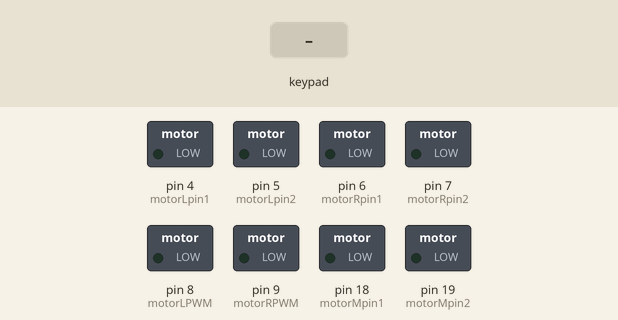
The sketch below on a simulated Arduino Uno, built with avr-gcc and run on an emulated ATmega328P. On the bench: switched loads named in the sketch (green lamp = pin HIGH). The test bench sets the inputs (shaded band). What the sketch prints to the serial monitor is not drawn.

Above: at 1.2 s.
1.3 s: key 'U' pressed
At 2.9 s:
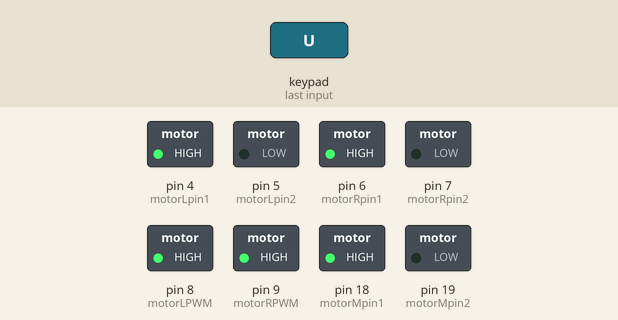
3.2 s: key 'D' pressed
At 4.1 s:
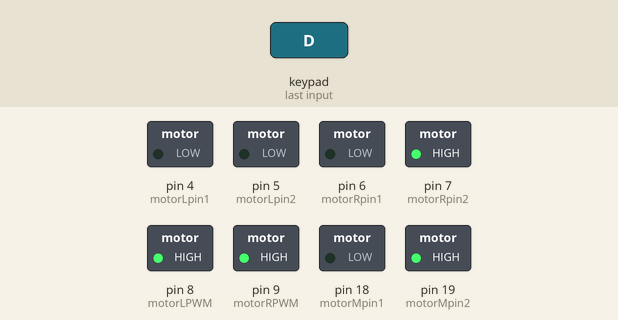
5.1 s: key 'O' pressed
At 6.3 s:
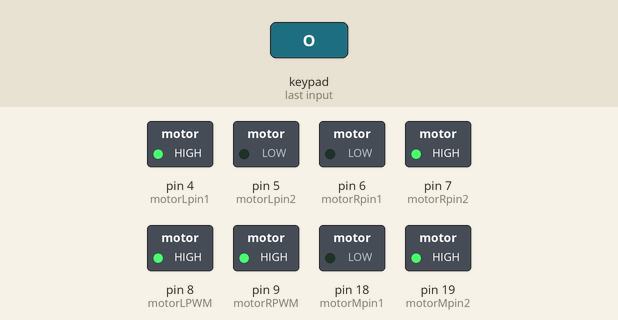
6.6 s: key 'S' pressed
At 8.3 s:
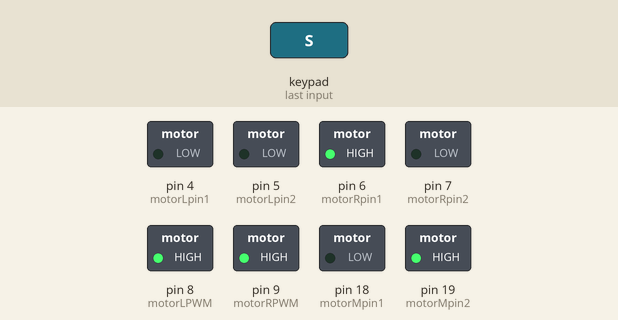
Timing chart, 0 to 9.5 s (numbered marks = the images above; inputs shaded):
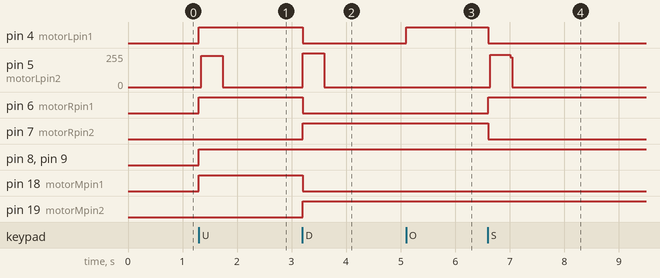

Measured:
- after the input at 1.3 s, pin 4 (motorLpin1), pin 6 (motorRpin1), pin 8 (motorLPWM), pin 9 (motorRPWM), pin 18 (motorMpin1): LOW → HIGH at once; pin 5 (motorLpin2): 0/255 → 233/255 at once, → 0/255 0.40 s later
- after the input at 3.2 s, pin 4 (motorLpin1), pin 6 (motorRpin1), pin 18 (motorMpin1): HIGH → LOW at once; pin 5 (motorLpin2): 0/255 → 255/255 at once, → 0/255 0.40 s later; pin 7 (motorRpin2), pin 19 (motorMpin2): LOW → HIGH at once
- after the input at 5.1 s, pin 4 (motorLpin1): LOW → HIGH at once
- after the input at 6.6 s, pin 4 (motorLpin1), pin 7 (motorRpin2): HIGH → LOW at once; pin 5 (motorLpin2): 0/255 → 241/255 after 0.05 s, → 0/255 0.36 s later; pin 6 (motorRpin1): LOW → HIGH at once

The sketch:

Gamepad.ino
```cpp
// Copy and paste the code into Ardunio IDE in order to edit. Make sure to push changes to github as well!
#define CUSTOM_SETTINGS
#define INCLUDE_GAMEPAD_MODULE
#include <Dabble.h>


// clockwise backward
// counterclockwise forward
int motorLPower = 0;
int motorLpin1 = 4;
int motorLPWM = 8;
int motorLpin2 = 5;
int motorRpin1 = 6;
int motorRPWM = 9;
int motorRpin2 = 7;
int motorRPower = 0;
int motorMPower = 0;
int motorMpin1 = 18;
int motorMpin2 = 19;
int motorMPWM = 5;
void setup()
{
  // put your setup code here, to run once:
  Serial.begin(250000); // make sure your Serial Monitor is also set at this baud rate.
  Dabble.begin(9600);   // Enter baudrate of your bluetooth.Connect bluetooth on Bluetooth port present on evive.
  // Need the pin numbers for these motors
  pinMode(motorLpin1, OUTPUT);
  pinMode(motorLpin2, OUTPUT);
  pinMode(motorLPWM, OUTPUT);
  pinMode(motorRpin1, OUTPUT);
  pinMode(motorRpin2, OUTPUT);
  pinMode(motorRPWM, OUTPUT);
  pinMode(motorMpin1, OUTPUT);
  pinMode(motorMpin2, OUTPUT);
  pinMode(motorMPWM, OUTPUT);

}

void loop()
{


  Dabble.processInput(); // this function is used to refresh data obtained from smartphone.Hence calling this function is mandatory in order to get data properly from your mobile.
  float y = GamePad.getYaxisData();
  float x = GamePad.getXaxisData();

  // as the x gets greater L power motor needs to be greater than R
  // as y gets greater
  int motorDifference = 0;
  int motorPower = 0;
  if (y == 0)
  {
    Serial.print("Motor PWM: \t");
    Serial.print(motorMPWM);
    Serial.print(" y axis: \t");
    Serial.print(y);
    Serial.print(" x axis: \t");
    Serial.print(x);
    analogWrite(motorMPWM, motorPower);
    Serial.print("\n");
  }
  else if (y > 0)
  {
    motorDifference = int((12 * x));
    motorPower = int((39 * y + 5));
    // Both Motor Needs to be forward
    digitalWrite(motorLpin1, HIGH);
    digitalWrite(motorLpin2, LOW);
    digitalWrite(motorRpin1, HIGH);
    digitalWrite(motorRpin2, LOW);
    digitalWrite(motorMpin1, HIGH);
    digitalWrite(motorMpin2, LOW);
    if (y == 7)
    {
      analogWrite(motorLPWM, 255);
      analogWrite(motorMPWM, 255);
      analogWrite(motorRPWM, 255);
    }
    else if (x > 0)
    {
      if (motorPower - motorDifference < 0)
      {
        digitalWrite(motorRpin1, LOW);
        digitalWrite(motorRpin2, HIGH);
      }
      analogWrite(motorMPWM, motorPower);
      analogWrite(motorLPWM, motorPower);
      analogWrite(motorRPWM, abs(motorPower - motorDifference));
    }
    else
    {
      if (motorPower - motorDifference < 0)
      {
        digitalWrite(motorLpin1, LOW);
        digitalWrite(motorLpin2, HIGH);
      }
      analogWrite(motorMPWM, motorPower);
      analogWrite(motorLPWM, abs(motorPower - motorDifference));
      analogWrite(motorRPWM, motorPower);
    }
  }
  else
  {
    // Both Motor Needs to be backward
    digitalWrite(motorLpin1, LOW);
    digitalWrite(motorLpin2, HIGH);
    digitalWrite(motorRpin1, LOW);
    digitalWrite(motorRpin2, HIGH);
    digitalWrite(motorMpin1, LOW);
    digitalWrite(motorMpin2, HIGH);
    motorDifference = int((12 * abs(x)));
    motorPower = int((39 * abs(y)) + 5);
    if (y == -7)
    {
      analogWrite(motorLPWM, 255);
      analogWrite(motorRPWM, 255);
      analogWrite(motorMPWM, 255);
    }
    else if (x > 0)
    {
      if (motorPower - motorDifference < 0)
      {
        digitalWrite(motorLpin1, HIGH);
        digitalWrite(motorLpin2, LOW);
      }
      analogWrite(motorLPWM, abs(motorPower - motorDifference));
      analogWrite(motorRPWM, motorPower);
      analogWrite(motorMPWM, motorPower);
    }
    else
    {
      if (motorPower - motorDifference < 0)
      {
        digitalWrite(motorRpin1, HIGH);
        digitalWrite(motorRpin2, LOW);
      }
      analogWrite(motorRPWM, abs(motorPower - motorDifference));
      analogWrite(motorLPWM, motorPower);
      analogWrite(motorMPWM, motorPower);
    }
  }


  if (GamePad.isUpPressed())
  {
    Serial.print("UP");
  }

  if (GamePad.isDownPressed())
  {
    Serial.print("DOWN");
  }

  if (GamePad.isLeftPressed())
  {
    Serial.print("Left");
  }

  if (GamePad.isRightPressed())
  {
    Serial.print("Right");
  }

  if (GamePad.isSquarePressed())
  {
    Serial.print("Square");
    analogWrite(motorMPWM, 0);
    digitalWrite(motorLpin1, LOW);
    digitalWrite(motorLpin2, HIGH);
    digitalWrite(motorRpin1, HIGH);
    digitalWrite(motorRpin2, LOW);
    analogWrite(motorLPWM, 255);
    analogWrite(motorRPWM, 255);

  }

  if (GamePad.isCirclePressed())
  {
    Serial.print("Circle");
    analogWrite(motorMPWM, 0);
    digitalWrite(motorLpin1, HIGH);
    digitalWrite(motorLpin2, LOW);
    digitalWrite(motorRpin1, LOW);
    digitalWrite(motorRpin2, HIGH);
    analogWrite(motorLPWM, 255);
    analogWrite(motorRPWM, 255);

  }

  if (GamePad.isCrossPressed())
  {
    Serial.print("Cross");

  }

  if (GamePad.isTrianglePressed())
  {

  }

  if (GamePad.isStartPressed())
  {
    Serial.print("Start");
  }

  if (GamePad.isSelectPressed())
  {
    Serial.print("Select");
  }


}
```
